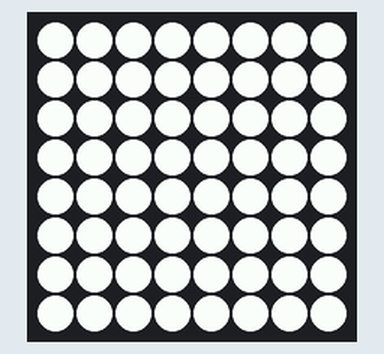
A program run on a simulated Raspberry Pi (BCM pin numbers) with a Sense HAT. Parts: the Sense HAT's 8×8 RGB LED matrix. At 0.0 s the program stops and its outputs stay as they are.

Above: at 0.1 s.

The program:

on.py
```python
from sense_hat import SenseHat

sense = SenseHat()

on = [255, 255, 255]
off = [0, 0, 0]

grid = sense.get_pixels()
mid = int(len(grid)/2)

for i in range(64):
    grid[i] = on

sense.set_pixels(grid)
```
